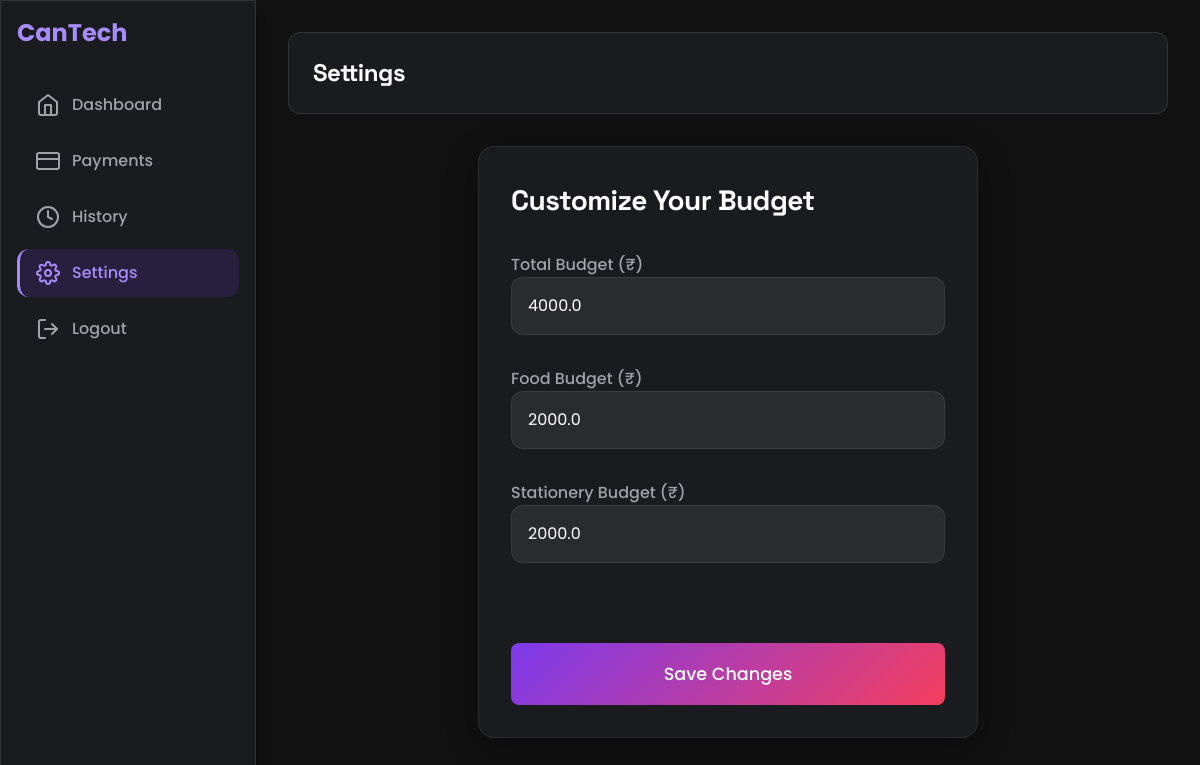
The app's page /settings (signed in) with its own data.
### tables this page shows
CREATE TABLE users (
                            id INTEGER PRIMARY KEY AUTOINCREMENT,
                            name TEXT NOT NULL,
                            college TEXT NOT NULL,
                            student_id TEXT UNIQUE NOT NULL,
                            email TEXT UNIQUE NOT NULL,
                            password TEXT NOT NULL, status TEXT NOT NULL DEFAULT 'pending', total_budget REAL DEFAULT 2000, food_budget REAL DEFAULT 1000, stationery_budget REAL DEFAULT 1000);

### app.py (the view, shortened to what this page needs)
@app.route('/settings', methods=['GET', 'POST'])
@login_required
def settings():
    total_budget = 2000
    food_budget = 1000
    stationery_budget = 1000
    with sqlite3.connect("users.db") as conn:
        cursor = conn.cursor()
        cursor.execute("SELECT total_budget, food_budget, stationery_budget FROM users WHERE id = ?", (current_user.id,))
        result = cursor.fetchone()
        if result:
            total_budget, food_budget, stationery_budget = result
    return render_template('setting.html',
                           total_budget=total_budget,
                           food_budget=food_budget,
                           stationery_budget=stationery_budget)

### app.py (called while the page is built)
@login_manager.user_loader
def load_user(user_id):
    if user_id == "0":
        return User(id=0, email='admin', password='123')
    with sqlite3.connect("users.db") as conn:
        cursor = conn.cursor()
        cursor.execute("SELECT id, email, password FROM users WHERE id = ?", (user_id,))
        user = cursor.fetchone()
        if user:
            return User(id=user[0], email=user[1], password=user[2])
    return None

### templates/setting.html (shortened to what this page needs)
<!DOCTYPE html>
<html lang="en" class="dark">
<head>
    <link href="https://cdnjs.cloudflare.com/ajax/libs/tailwindcss/2.2.19/tailwind.min.css" rel="stylesheet">
</head>
<body class="bg-gray-50">
    <div class="flex min-h-screen">
        <aside class="w-64 bg-white shadow-lg p-4 space-y-4">
            <div class="text-2xl font-bold text-brand mb-8">CanTech</div>
            <nav class="space-y-2">
                <a href="{{ url_for('dashboard') }}" class="sidebar-link flex items-center space-x-3 p-3">
                    <i data-feather="home"></i>
                    <span>Dashboard</span>
                </a>
                <a href="{{ url_for('payments') }}" class="sidebar-link flex items-center space-x-3 p-3">
                    <i data-feather="credit-card"></i>
                    <span>Payments</span>
                </a>
                <a href="{{ url_for('history') }}" class="sidebar-link flex items-center space-x-3 p-3">
                    <i data-feather="clock"></i>
                    <span>History</span>
                </a>
                <a href="{{ url_for('settings') }}" class="sidebar-link active flex items-center space-x-3 p-3">
                    <i data-feather="settings"></i>
                    <span>Settings</span>
                </a>
                <a href="{{ url_for('home') }}" class="sidebar-link flex items-center space-x-3 p-3">
                    <i data-feather="log-out"></i>
                    <span>Logout</span>
                </a>
            </nav>
        </aside>
        <main class="flex-1 p-8">
            <header class="flex justify-between items-center mb-8 bg-white p-6 rounded-xl shadow-sm">
                <div>
                    <h1 class="text-2xl font-bold text-gray-800">Settings</h1>
                </div>
            </header>
            <div class="form-section max-w-2xl mx-auto">
                <h3>Customize Your Budget</h3>
                <form method="POST" action="{{ url_for('settings') }}" id="budgetForm">
                    <div class="form-group">
                        <label for="total_budget">Total Budget (₹)</label>
                        <input type="number" id="total_budget" name="limit" min="1000" max="10000" value="{{ total_budget }}" required>
                    </div>
                    <div class="form-group">
                        <label for="food_budget">Food Budget (₹)</label>
                        <input type="number" id="food_budget" name="food_limit" min="500" max="{{ total_budget }}" value="{{ food_budget }}" required>
                    </div>
                    <div class="form-group">
                        <label for="stationery_budget">Stationery Budget (₹)</label>
                        <input type="number" id="stationery_budget" name="stationery_limit" min="500" max="{{ total_budget }}" value="{{ stationery_budget }}" required>
                    </div>
                    <div>
                        <button type="submit" class="settings-btn w-full">Save Changes</button>
                    </div>
                </form>
            </div>
        </main>
    </div>
</body>
</html>

### templates/setting.html (style rules this page uses)
:root { --primary: #7C3AED; --primary-light: #A78BFA; --surface: #1A1B1E; --surface-light: #2A2B2F; --background: #111112; --text-primary: #FFFFFF; --text-secondary: #A1A1AA; --accent: #F43F5E; --gradient: linear-gradient(135deg, #7C3AED, #F43F5E); }
body { background-color: var(--background); color: var(--text-primary); font-family: 'Poppins', sans-serif; }
h1, h2, h3, .brand-text { font-family: 'Space Grotesk', sans-serif; letter-spacing: -0.02em; }
.sidebar-link { color: var(--text-secondary); font-weight: 500; transition: all 0.3s ease; border-radius: 0.75rem; padding: 0.75rem 1rem; margin-bottom: 0.25rem; border-left: 3px solid transparent; }
.sidebar-link.active { background: rgba(124, 58, 237, 0.15); color: var(--primary-light); border-left-color: var(--primary-light); }
aside, header, .transaction-item { background-color: var(--surface); border: 1px solid rgba(255, 255, 255, 0.1); }
.text-gray-800 { color: var(--text-primary) !important; }
.bg-white { background-color: var(--surface) !important; }
.bg-gray-50 { background-color: var(--background) !important; }
.text-brand { color: var(--primary-light); }
.form-section { background: var(--surface); border: 1px solid rgba(255, 255, 255, 0.08); box-shadow: 0 8px 32px rgba(0, 0, 0, 0.3); backdrop-filter: blur(20px); padding: 2rem; border-radius: 1rem; }
input[type="number"] { background: var(--surface-light); border: 1px solid rgba(255, 255, 255, 0.08); color: var(--text-primary); padding: 0.75rem 1rem; border-radius: 0.75rem; transition: all 0.3s ease; }
label { color: var(--text-secondary); font-weight: 500; }
.settings-btn { background: var(--gradient); color: var(--text-primary); padding: 0.75rem 1.5rem; border-radius: 0.5rem; font-weight: 500; transition: all 0.3s ease; }
.form-section { max-width: 500px; margin-left: auto; margin-right: auto; }
.form-section h3 { font-size: 1.75rem; font-weight: bold; color: var(--text-primary); margin-bottom: 2rem; }
.form-group { margin-bottom: 2rem; }
.form-group label { margin-bottom: 0.75rem; }
input[type="number"] { width: 100%; padding: 1rem; font-size: 1rem; }
.settings-btn { width: 100%; padding: 1.1rem 1.75rem; font-size: 1.1rem; }

### records on screen
users: limit "4000.0", food_limit "2000.0", stationery_limit "2000.0"
